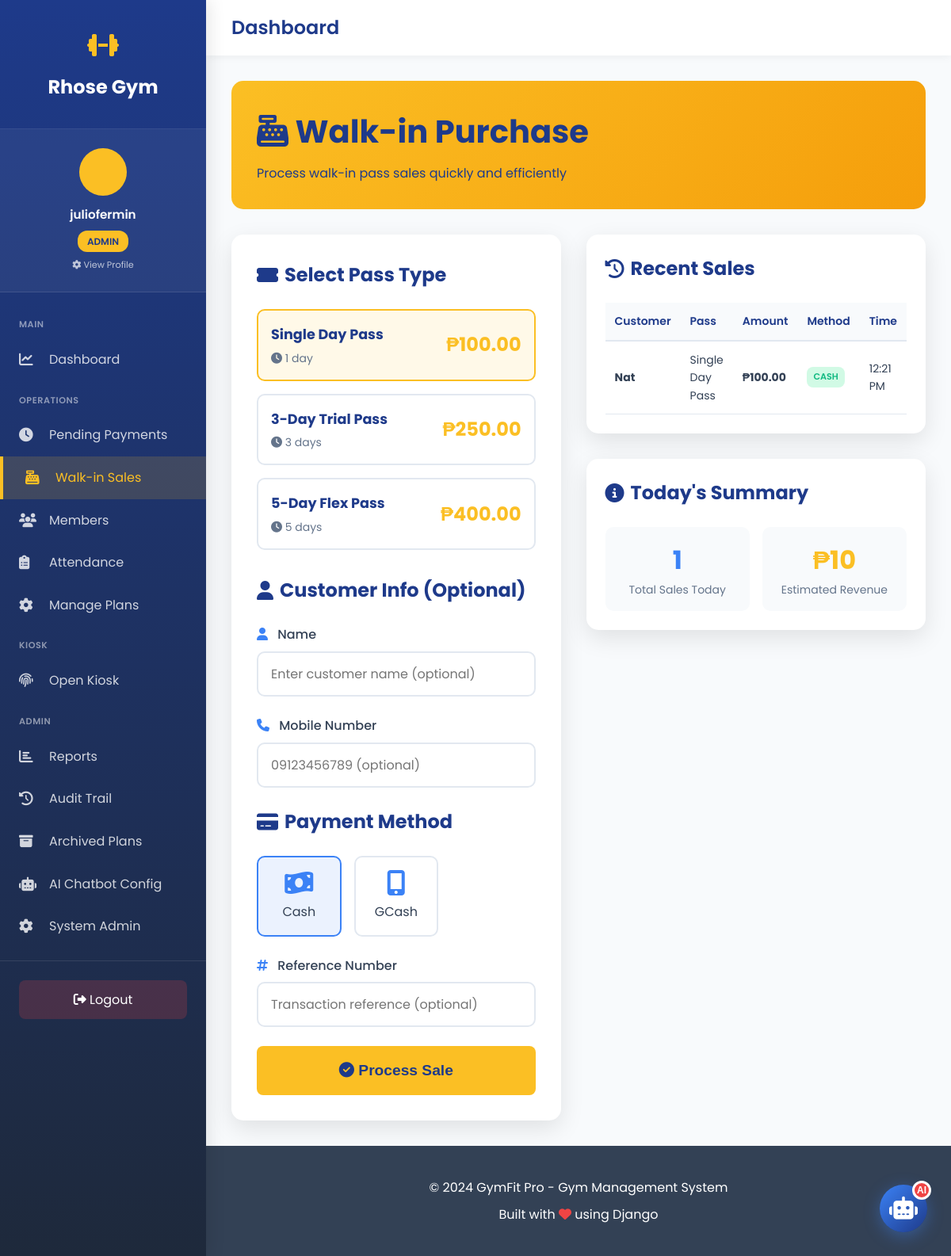
The app's page /walkin/ (signed in) with its own data.
### gym_app/models.py (models this page shows, shortened)
class User(AbstractUser):
    ROLE_CHOICES = [
        ('admin', 'Admin'),
        ('staff', 'Staff'),
        ('member', 'Member'),
    ]
    role = models.CharField(max_length=10, choices=ROLE_CHOICES, default='member')
    mobile_no = models.CharField(max_length=20, blank=True, null=True)
    address = models.TextField(blank=True, null=True)
    birthdate = models.DateField(blank=True, null=True)
    age = models.IntegerField(blank=True, null=True)
    profile_image = models.ImageField(
        upload_to='profile_images/',
        blank=True,
        null=True,
        help_text="Profile picture"
    )
    kiosk_pin = models.CharField(
        max_length=6,
        blank=True,
        null=True,
        unique=True,
        help_text="6-digit PIN for kiosk check-in/out",
        verbose_name="Kiosk PIN"
    )
    created_at = models.DateTimeField(auto_now_add=True)
    updated_at = models.DateTimeField(auto_now=True)
    class Meta:
        db_table = 'users'
        verbose_name = 'User'
        verbose_name_plural = 'Users'
    def is_admin(self):
        return self.role == 'admin' or self.is_superuser
    def is_staff_or_admin(self):
        return self.role in ['admin', 'staff'] or self.is_superuser or self.is_staff

class FlexibleAccess(models.Model):
    name = models.CharField(max_length=100)
    duration_days = models.IntegerField(help_text="Validity in days")
    price = models.DecimalField(max_digits=10, decimal_places=2)
    description = models.TextField(blank=True, null=True)
    is_active = models.BooleanField(default=True)
    is_archived = models.BooleanField(default=False, help_text="Archived passes are hidden but preserved for records")
    archived_at = models.DateTimeField(null=True, blank=True)
    archived_by = models.ForeignKey(
        User,
        on_delete=models.SET_NULL,
        null=True,
        blank=True,
        related_name='archived_walk_in_plans'
    )
    created_at = models.DateTimeField(auto_now_add=True)
    updated_at = models.DateTimeField(auto_now=True)
    class Meta:
        db_table = 'flexible_access'
        verbose_name = 'Flexible Access Pass'
        verbose_name_plural = 'Flexible Access Passes'
        ordering = ['duration_days']

class WalkInPayment(models.Model):
    PAYMENT_METHOD_CHOICES = [
        ('cash', 'Cash'),
        ('gcash', 'GCash'),
    ]
    pass_type = models.ForeignKey(FlexibleAccess, on_delete=models.PROTECT, related_name='walk_in_sales')
    customer_name = models.CharField(max_length=100, blank=True, null=True)
    mobile_no = models.CharField(max_length=20, blank=True, null=True)
    amount = models.DecimalField(max_digits=10, decimal_places=2)
    method = models.CharField(max_length=10, choices=PAYMENT_METHOD_CHOICES)
    payment_date = models.DateTimeField(default=timezone.now)
    reference_no = models.CharField(max_length=50, blank=True, null=True, unique=True, help_text="Auto-generated payment reference")
    notes = models.TextField(blank=True, null=True)
    processed_by = models.ForeignKey(
        User,
        on_delete=models.SET_NULL,
        null=True,
        blank=True,
        related_name='processed_walkin_sales'
    )
    created_at = models.DateTimeField(auto_now_add=True)
    updated_at = models.DateTimeField(auto_now=True)
    class Meta:
        db_table = 'walk_in_payments'
        verbose_name = 'Walk-in Payment'
        verbose_name_plural = 'Walk-in Payments'
        ordering = ['-payment_date']

### gym_app/views.py (the view, shortened to what this page needs)
# urls.py: path('walkin/', views.walkin_purchase, name='walkin_purchase'),
@login_required
def walkin_purchase(request):
    if not request.user.is_staff_or_admin():
        messages.error(request, 'Access denied.')
        return redirect('dashboard')
    passes = FlexibleAccess.objects.filter(is_active=True).order_by('duration_days')
    recent_walkins = WalkInPayment.objects.select_related('pass_type').order_by('-payment_date')[:10]
    context = {
        'passes': passes,
        'recent_walkins': recent_walkins,
    }
    return render(request, 'gym_app/walkin_purchase.html', context)

### gym_app/templates/gym_app/walkin_purchase.html (shortened to what this page needs)
{% extends 'gym_app/base_sidebar.html' %}
{% block content %}
{% load static %}
<link rel="stylesheet" href="{% static 'gym_app/css/pages/walkin_purchase.css' %}">
<div class="page-header">
    <h1><i class="fas fa-cash-register"></i> Walk-in Purchase</h1>
    <p>Process walk-in pass sales quickly and efficiently</p>
</div>
<div class="content-grid">
    <div>
        <div class="form-card">
            <form method="post" action="{% url 'walkin_purchase' %}">
                <div class="section-title">
                    <i class="fas fa-ticket-alt"></i>
                    Select Pass Type
                </div>
                <div class="pass-options">
                    {% for pass in passes %}
                    <div class="pass-option">
                        <label for="pass_{{ pass.id }}">
                            <div class="pass-info">
                                <h4>{{ pass.name }}</h4>
                                <p><i class="fas fa-clock"></i> {{ pass.duration_days }} day{{ pass.duration_days|pluralize }}</p>
                            </div>
                            <div class="pass-price">₱{{ pass.price }}</div>
                        </label>
                    </div>
                    {% endfor %}
                </div>
                <div class="section-title" style="margin-top: 2rem;">
                    <i class="fas fa-user"></i>
                    Customer Info (Optional)
                </div>
                <div class="form-group">
                    <label for="customer_name">
                        <i class="fas fa-user"></i> Name
                    </label>
                    <input
                        type="text"
                        id="customer_name"
                        name="customer_name"
                        class="form-control"
                        placeholder="Enter customer name (optional)"
                    >
                </div>
                <div class="form-group">
                    <label for="mobile_no">
                        <i class="fas fa-phone"></i> Mobile Number
                    </label>
                    <input
                        type="tel"
                        id="mobile_no"
                        name="mobile_no"
                        class="form-control"
                        placeholder="09123456789 (optional)"
                    >
                </div>
                <div class="section-title">
                    <i class="fas fa-credit-card"></i>
                    Payment Method
                </div>
                <div class="payment-methods">
                    <div class="payment-option">
                        <label for="cash">
                            <i class="fas fa-money-bill-wave"></i>
                            <div>Cash</div>
                        </label>
                    </div>
                    <div class="payment-option">
                        <label for="gcash">
                            <i class="fas fa-mobile-alt"></i>
                            <div>GCash</div>
                        </label>
                    </div>
                </div>
                <div class="form-group" style="margin-top: 1.5rem;">
                    <label for="reference_no">
                        <i class="fas fa-hashtag"></i> Reference Number
                    </label>
                    <input
                        type="text"
                        id="reference_no"
                        name="reference_no"
                        class="form-control"
                        placeholder="Transaction reference (optional)"
                    >
                </div>
                <button type="submit" class="btn btn-gold btn-submit">
                    <i class="fas fa-check-circle"></i> Process Sale
                </button>
            </form>
        </div>
    </div>
    <div>
        <div class="recent-sales">
            <h2 class="section-title">
                <i class="fas fa-history"></i>
                Recent Sales
            </h2>
            {% if recent_walkins %}
            <div style="overflow-x: auto;">
                <table>
                    <thead>
                        <tr>
                            <th>Customer</th>
                            <th>Pass</th>
                            <th>Amount</th>
                            <th>Method</th>
                            <th>Time</th>
                        </tr>
                    </thead>
                    <tbody>
                        {% for walkin in recent_walkins %}
                        <tr>
                            <td><strong>{{ walkin.customer_name|default:"Guest" }}</strong></td>
                            <td>{{ walkin.pass_type.name }}</td>
                            <td><strong>₱{{ walkin.amount }}</strong></td>
                            <td><span class="badge badge-active">{{ walkin.method|upper }}</span></td>
                            <td>{{ walkin.payment_date|date:"h:i A" }}</td>
                        </tr>
                        {% endfor %}
                    </tbody>
                </table>
            </div>
            {% else %}
            <div class="empty-state">
                <i class="fas fa-inbox" style="font-size: 3rem; opacity: 0.5; margin-bottom: 0.5rem;"></i>
                <p>No recent sales</p>
            </div>
            {% endif %}
        </div>
        <div class="recent-sales" style="margin-top: 2rem;">
            <h2 class="section-title">
                <i class="fas fa-info-circle"></i>
                Today's Summary
            </h2>
            <div style="display: grid; grid-template-columns: 1fr 1fr; gap: 1rem;">
                <div style="background: var(--light-bg); padding: 1rem; border-radius: 10px; text-align: center;">
                    <div style="font-size: 2rem; font-weight: 700; color: var(--secondary-blue);">
                        {{ recent_walkins|length }}
                    </div>
                    <div style="color: var(--gray); font-size: 0.875rem;">Total Sales Today</div>
                </div>
                <div style="background: var(--light-bg); padding: 1rem; border-radius: 10px; text-align: center;">
                    <div style="font-size: 2rem; font-weight: 700; color: var(--gold);">
                        ₱{% widthratio recent_walkins|length 1 1 %}0
                    </div>
                    <div style="color: var(--gray); font-size: 0.875rem;">Estimated Revenue</div>
                </div>
            </div>
        </div>
    </div>
</div>
{% endblock %}

### gym_app/templates/gym_app/base_sidebar.html (shortened to what this page needs)
<!DOCTYPE html>
<html lang="en">
<head>
    <link rel="stylesheet" href="https://cdnjs.cloudflare.com/ajax/libs/font-awesome/6.4.0/css/all.min.css">
</head>
<body class="has-sidebar">
    <aside class="sidebar" id="sidebar">
        <div class="sidebar-header">
            <div class="sidebar-logo">
                <i class="fas fa-dumbbell"></i>
            </div>
            <a href="{% url 'home' %}" class="sidebar-brand">Rhose Gym</a>
        </div>
        <a href="{% url 'profile_settings' %}" class="sidebar-user">
            <div class="sidebar-user-avatar">
            </div>
            <div class="sidebar-user-name">{{ user.get_full_name|default:user.username }}</div>
            <div style="text-align: center; margin-top: 0.5rem;">
                <span class="sidebar-user-role">{{ user.role }}</span>
            </div>
            <div style="text-align: center; margin-top: 0.5rem; font-size: 0.7rem; opacity: 0.7;">
                <i class="fas fa-cog"></i> View Profile
            </div>
        </a>
            <nav class="sidebar-menu">
            <div class="sidebar-section">Main</div>
            <a href="{% url 'dashboard' %}" {% if request.path == '/dashboard/' %}class="active"{% endif %}>
                <i class="fas fa-chart-line"></i>
                <span>Dashboard</span>
            </a>
            <div class="sidebar-section">Operations</div>
            <a href="{% url 'pending_payments' %}" {% if 'pending-payments' in request.path %}class="active"{% endif %}>
                <i class="fas fa-clock"></i>
                <span>Pending Payments</span>
            </a>
            <a href="{% url 'walkin_purchase' %}" {% if 'walkin' in request.path %}class="active"{% endif %}>
                <i class="fas fa-cash-register"></i>
                <span>Walk-in Sales</span>
            </a>
            <a href="{% url 'members_list' %}" {% if 'members' in request.path %}class="active"{% endif %}>
                <i class="fas fa-users"></i>
                <span>Members</span>
            </a>
            <a href="{% url 'attendance_report' %}" {% if 'attendance' in request.path %}class="active"{% endif %}>
                <i class="fas fa-clipboard-list"></i>
                <span>Attendance</span>
            </a>
            <a href="{% url 'manage_plans' %}" {% if 'manage-plans' in request.path %}class="active"{% endif %}>
                <i class="fas fa-cog"></i>
                <span>Manage Plans</span>
            </a>
            <div class="sidebar-section">Kiosk</div>
            <a href="{% url 'kiosk_login' %}" target="_blank">
                <i class="fas fa-fingerprint"></i>
                <span>Open Kiosk</span>
            </a>
            {% if user.is_admin %}
            <div class="sidebar-section">Admin</div>
            <a href="{% url 'reports' %}" {% if 'reports' in request.path %}class="active"{% endif %}>
                <i class="fas fa-chart-bar"></i>
                <span>Reports</span>
            </a>
            <a href="{% url 'audit_trail' %}" {% if 'audit' in request.path %}class="active"{% endif %}>
                <i class="fas fa-history"></i>
                <span>Audit Trail</span>
            </a>
            <a href="{% url 'archived_plans' %}" {% if 'archived-plans' in request.path %}class="active"{% endif %}>
                <i class="fas fa-archive"></i>
                <span>Archived Plans</span>
            </a>
            <a href="{% url 'chatbot_config' %}" {% if 'chatbot-config' in request.path %}class="active"{% endif %}>
                <i class="fas fa-robot"></i>
                <span>AI Chatbot Config</span>
            </a>
            <a href="/admin/" target="_blank">
                <i class="fas fa-cog"></i>
                <span>System Admin</span>
            </a>
            {% endif %}
        </nav>
        <div class="sidebar-footer">
            <a href="{% url 'logout' %}">
                <i class="fas fa-sign-out-alt"></i> Logout
            </a>
        </div>
    </aside>
    <div class="main-wrapper">
        <div class="top-navbar">
            <div class="top-navbar-left">
                <h1>{% block page_title %}Dashboard{% endblock %}</h1>
            </div>
        </div>
        <main class="main-content">
            {% block content %}{% endblock %}
        </main>
        <footer class="footer">
            <div class="container">
                <p>&copy; 2024 GymFit Pro - Gym Management System</p>
                <p>Built with <i class="fas fa-heart" style="color: var(--danger);"></i> using Django</p>
            </div>
        </footer>
    </div>
<button class="chat-widget-button" id="chatWidgetToggle" title="Chat with FitBot">
    <i class="fas fa-robot"></i>
    <span class="chat-widget-badge">AI</span>
</button>
</body>
</html>

### records on screen
User: get_full_name "juliofermin", role "ADMIN"
FlexibleAccess: name "Single Day Pass", duration_days "1", price "100.00"
FlexibleAccess: name "3-Day Trial Pass", duration_days "3", price "250.00"
FlexibleAccess: name "5-Day Flex Pass", duration_days "5", price "400.00"
WalkInPayment: customer_name "Nat", pass_type.name "Single Day Pass", amount "100.00", method "CASH", payment_date "12:21 PM"

### other values on screen
{{ recent_walkins|length }} "1"
